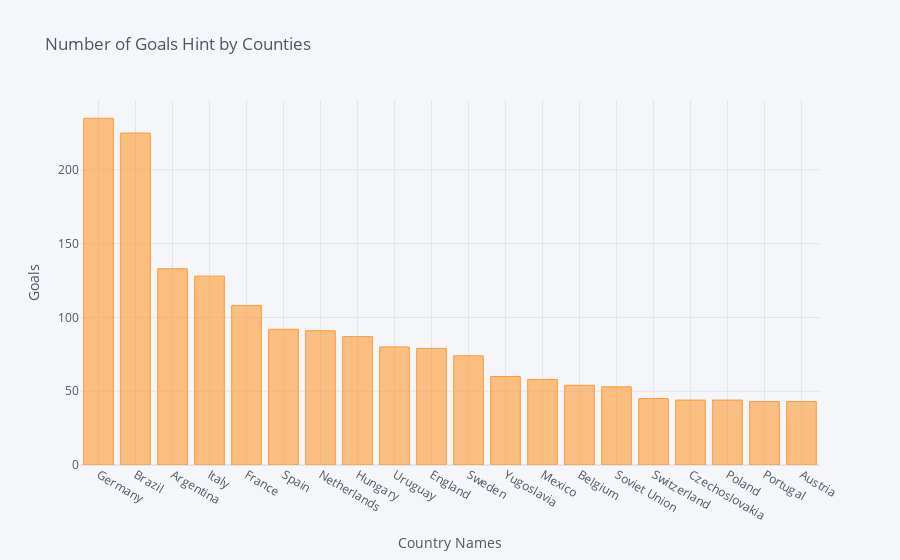

The code cell stored with this chart in its notebook:
### Code cell
goals[:20].iplot(kind = 'bar', xTitle = 'Country Names', yTitle = 'Goals', title = 'Number of Goals Hint by Counties')

### Figure 1 — Plotly figure (JSON) as saved in the notebook; plotly's stock layout.template omitted (floating-point values rounded to 4 significant figures)
{"data": [{"marker": {"color": "rgba(255, 153, 51, 0.6)", "line": {"color": "rgba(255, 153, 51, 1.0)", "width": 1}}, "name": "Goals", "orientation": "v", "text": "", "type": "bar", "x": ["Germany", "Brazil", "Argentina", "Italy", "France", "Spain", "Netherlands", "Hungary", "Uruguay", "England", "Sweden", "Yugoslavia", "Mexico", "Belgium", "Soviet Union", "Switzerland", "Czechoslovakia", "Poland", "Portugal", "Austria"], "y": [235, 225, 133, 128, 108, 92, 91, 87, 80, 79, 74, 60, 58, 54, 53, 45, 44, 44, 43, 43]}], "layout": {"legend": {"bgcolor": "#F5F6F9", "font": {"color": "#4D5663"}}, "paper_bgcolor": "#F5F6F9", "plot_bgcolor": "#F5F6F9", "title": {"font": {"color": "#4D5663"}, "text": "Number of Goals Hint by Counties"}, "xaxis": {"gridcolor": "#E1E5ED", "showgrid": true, "tickfont": {"color": "#4D5663"}, "title": {"font": {"color": "#4D5663"}, "text": "Country Names"}, "zerolinecolor": "#E1E5ED"}, "yaxis": {"gridcolor": "#E1E5ED", "showgrid": true, "tickfont": {"color": "#4D5663"}, "title": {"font": {"color": "#4D5663"}, "text": "Goals"}, "zerolinecolor": "#E1E5ED"}}}
